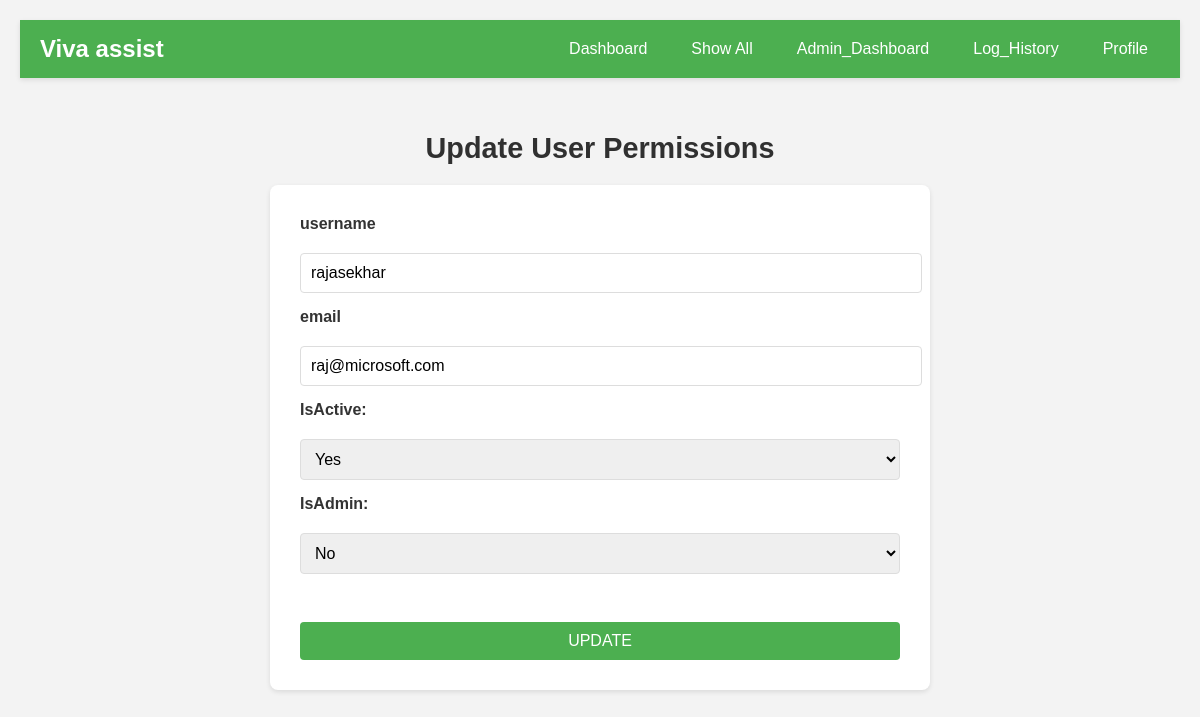
The app's page /update_user/raj@microsoft.com (signed in) with its own data.
### App/models.py (models this page shows)
class User(UserMixin, db.Model):
    __tablename__ = 'user'
    id = db.Column(db.Integer, primary_key=True)
    username = db.Column(db.String(150), unique=True, nullable=False)
    email = db.Column(db.String(150), unique=True, nullable=False)
    password = db.Column(db.String(150), nullable=False)
    isActive = db.Column(db.String(5), nullable=False, default='no')
    isAdmin = db.Column(db.String(5), nullable=False, default='no')

### App/routes.py (the view)
@main.route('/update_user/<email>', methods=['GET','POST'])
@login_required
def update_user(email):
    return update_user_view(email)

### App/data_access.py (called while the page is built)
def fetch_user(email):
    query = text("SELECT username,email,isActive,isAdmin FROM user WHERE email= :email")
    result = db.session.execute(query, {"email": email})
    return result.fetchone()

def update_user_activity_entry(user):
    current_time = datetime.now(tz=timezone.utc)
    query = text("""
            UPDATE UserLogHistory
            SET last_active = :last_active
            WHERE id = (
                SELECT id
                FROM UserLogHistory
                WHERE email = :email AND logout_time IS NULL
                ORDER BY id DESC
                LIMIT 1
            );
            """)
    db.session.execute(query, {
    'last_active': current_time.strftime("%Y-%m-%d %H:%M:%S"),
    'email': user.email,
    })
    db.session.commit()

### App/session_manager.py (called while the page is built)
def check_session_timeout(app):
    if 'last_activity' in session:      #session has not expired
        now = datetime.now(tz=timezone.utc)
        last_activity = session['last_activity']
        timeout = app.config['PERMANENT_SESSION_LIFETIME']
        if now - datetime.fromisoformat(last_activity) <= timeout: #session has not expired, so update the last_active time in the database
            if(current_user.is_authenticated):
                update_user_activity_entry(current_user)
    if(('last_activity' not in session) and (current_user.is_authenticated)):
        update_user_logout_entry(current_user)
        session.clear()
        logout_user()
        flash('Your session has expired. Please login again.','session_expired')
        return redirect(url_for('main.login'))
    session['last_activity'] = datetime.now(tz=timezone.utc).isoformat()

### App/views/admin.py (called while the page is built, shortened)
def update_user_view(email):
    if(current_user.isAdmin == 'yes'):
        row = fetch_user(email)
        return render_template('update_user.html', row = row)
    else:
        flash('You do not have permission to view this page. Please contact the Admin.', 'danger')
        return redirect(url_for('main.login'))

### App/templates/update_user.html (shortened to what this page needs)
{% extends "base.html" %}
{% block content %}
<div class="update-form-container">
    <h2 class="update-form-heading">Update User Permissions</h2>
    <form class="update-form" method="POST">
        <label class="update-form-label" for="username">username</label>
        <input class="update-form-input" type="text" id="username" name="username" value="{{row[0]}}" readonly>
        <label class="update-form-label" for="email">email</label>
        <input class="update-form-input" type="text" id="email" name="email" value="{{row[1]}}" readonly>
        <label class="update-form-label" for="isActive">IsActive:</label>
        <select class="update-form-input" name="isActive" id="isActive">
            {% if row[2] == "yes" %}
                <option value="yes" selected>Yes</option>
            {% else %}
                <option value="yes">Yes</option>
                <option value="no" selected>No</option>
            {% endif %}
        </select>
        <label class="update-form-label" for="isAdmin">IsAdmin:</label>
        <select class="update-form-input" name="isAdmin" id="isAdmin">
            {% if row[3] == "yes" %}
                <option value="yes" selected>Yes</option>
                <option value="no">No</option>
            {% else %}
                <option value="no" selected>No</option>
            {% endif %}
        </select>
        <br>
        <button class="update-form-button" type="submit">Update</button>
    </form>
</div>
{% endblock %}

### App/static/style.css (style rules this page uses)
body { font-family: Arial, sans-serif; background-color: #f3f3f3; margin: 20px; }
.update-form-container { display: flex; flex-direction: column; justify-content: center; align-items: center; padding: 20px; margin-top: 10px; }
.update-form-heading { font-family: Arial, sans-serif; font-size: 1.8rem; color: #303030; text-align: center; margin-bottom: 20px; }
.update-form { background-color: #fff; padding: 30px; border-radius: 8px; box-shadow: 0 2px 5px rgba(0, 0, 0, 0.1); max-width: 600px; width: 100%; display: flex; flex-direction: column; gap: 15px; }
.update-form-label { font-size: 1rem; font-weight: bold; color: #333; margin-bottom: 5px; }
.update-form-input { padding: 10px; border: 1px solid #ddd; border-radius: 4px; font-size: 1rem; width: 100%; }
select.update-form-input { cursor: pointer; }
.update-form-button { padding: 10px; background-color: #4CAF50; color: white; border: none; border-radius: 4px; font-size: 1rem; cursor: pointer; text-transform: uppercase; }

### records on screen
User: username "rajasekhar", email "raj@microsoft.com", isActive "Yes", isAdmin "No"
